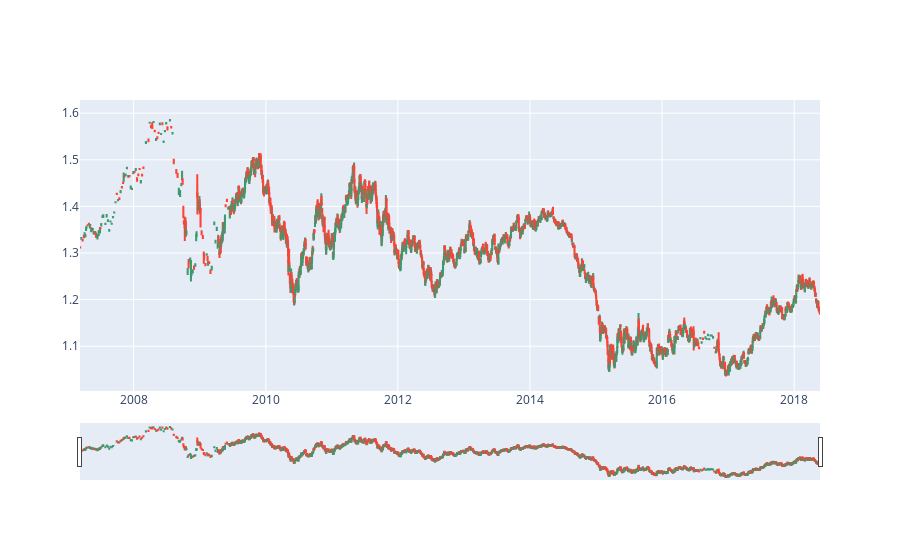

Notebook source saved alongside this figure:
### Code cell
fig_iqr = go.Figure(data=[go.Candlestick(x=train_deleted_outliers['Time'],
                open=train_deleted_outliers['Open'],
                high=train_deleted_outliers['High'],
                low=train_deleted_outliers['Low'],
                close=train_deleted_outliers['Close'])])

# save the plot as a png
fig_iqr.write_image("images/plots/candlestick_iqr.png")

fig_iqr.show()

### Figure 1 — Plotly figure (JSON) as saved in the notebook; plotly's stock layout.template omitted (floating-point values rounded to 4 significant figures; data arrays with more than 128 entries replaced by an {"elided": "..."} marker saying what was removed)
{"data": [{"close": {"elided": "2850 float values"}, "high": {"elided": "2850 float values"}, "low": {"elided": "2850 float values"}, "open": {"elided": "2850 float values"}, "type": "candlestick", "x": {"elided": "2850 str values"}}], "layout": {}}
